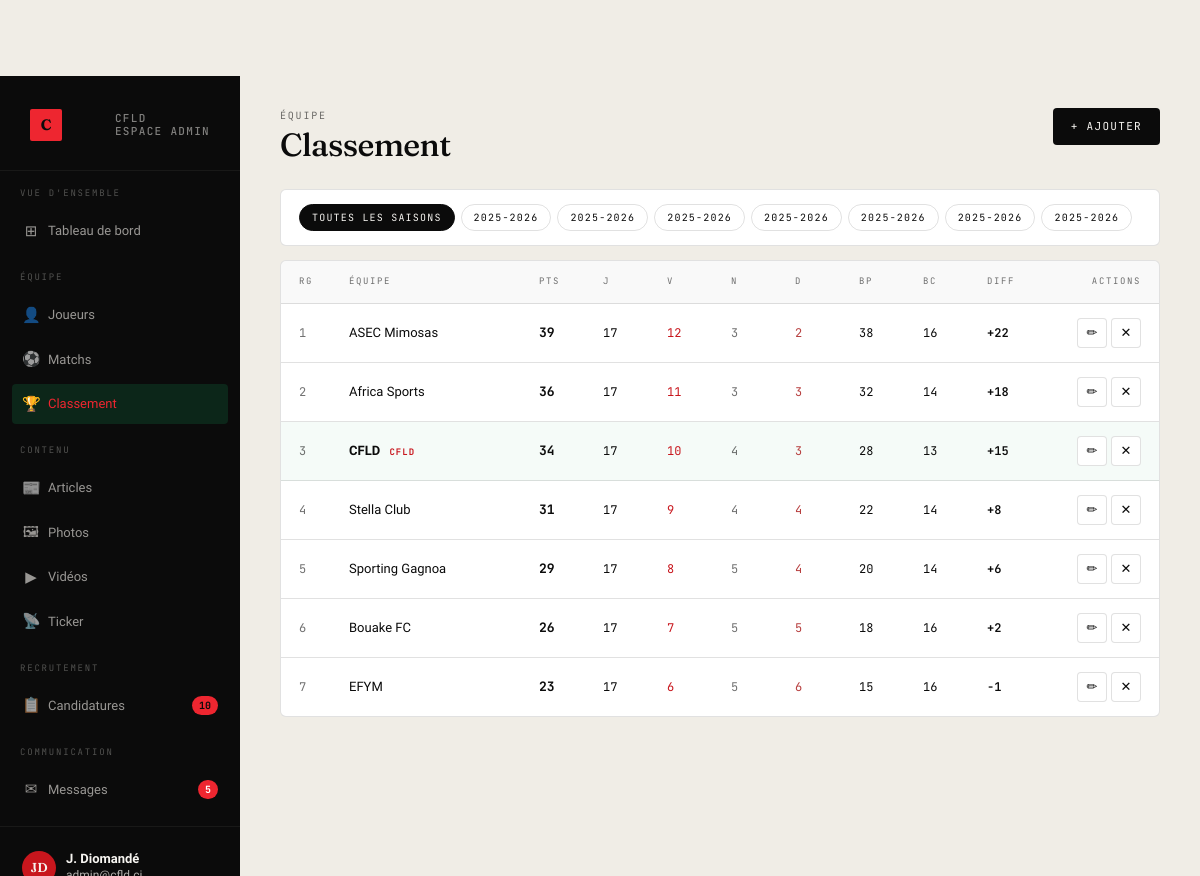
Page /admin-cfld/classement/ (signed in) on the committed database.
### matchs/models.py (models this page shows, shortened)
class Classement(models.Model):
    equipe = models.CharField(max_length=100)
    points = models.PositiveSmallIntegerField(default=0)
    matchs_joues = models.PositiveSmallIntegerField(default=0)
    victoires = models.PositiveSmallIntegerField(default=0)
    nuls = models.PositiveSmallIntegerField(default=0)
    defaites = models.PositiveSmallIntegerField(default=0)
    buts_pour = models.PositiveSmallIntegerField(default=0)
    buts_contre = models.PositiveSmallIntegerField(default=0)
    est_cfld = models.BooleanField(default=False)
    saison = models.CharField(max_length=20, default='2025-2026')
    class Meta:
        ordering = ['-points', '-buts_pour']
        verbose_name = 'Classement'
        verbose_name_plural = 'Classements'
    @property
    def difference_buts(self):
        return self.buts_pour - self.buts_contre

### recrutement/admin_views.py (the view)
# urls.py: path('classement/',                   v.admin_classement,       name='admin_classement'),
@staff_required
def admin_classement(request):
    saison = request.GET.get('saison', '')
    qs = Classement.objects.all()
    if saison:
        qs = qs.filter(saison=saison)
    saisons = Classement.objects.values_list('saison', flat=True).distinct()
    ctx = _base_ctx(request, 'classement')
    ctx.update({'classement': qs, 'saison': saison, 'saisons': saisons})
    return render(request, 'admin_cfld/classement.html', ctx)

### recrutement/admin_views.py (called while the page is built)
def staff_required(view_func):
    @wraps(view_func)
    def wrapper(request, *args, **kwargs):
        if not request.user.is_authenticated or not request.user.is_staff:
            return redirect('login')
        return view_func(request, *args, **kwargs)
    return wrapper

def _base_ctx(request, section=''):
    return {
        'pending_count': Candidature.objects.filter(statut='pending').count(),
        'unread_count':  Message.objects.filter(lu=False).count(),
        'section':       section,
    }

### templates/admin_cfld/classement.html (shortened to what this page needs)
{% extends "admin_cfld/base.html" %}
{% block content %}
<div class="page-header">
  <div>
    <span class="eyebrow">Équipe</span>
    <h1>Classement</h1>
  </div>
  <div class="hd-actions">
    <a href="{% url 'admin_classement_add' %}" style="display:inline-flex;align-items:center;gap:8px;background:var(--ink);color:var(--paper);padding:10px 18px;border-radius:4px;font-family:var(--font-mono);font-size:11px;letter-spacing:.12em;text-transform:uppercase;text-decoration:none;">
      + Ajouter
    </a>
  </div>
</div>
<div class="filter-bar">
  <div class="f-pills">
    <a href="?" class="f-pill {% if not saison %}active{% endif %}">Toutes les saisons</a>
    {% for s in saisons %}
    <a href="?saison={{ s }}" class="f-pill {% if saison == s %}active{% endif %}">{{ s }}</a>
    {% endfor %}
  </div>
</div>
<div class="t-wrap">
  <div class="t-row t-head" style="grid-template-columns:36px 1fr 50px 50px 50px 50px 50px 50px 50px 60px 80px;">
    <div>Rg</div>
    <div>Équipe</div>
    <div>Pts</div>
    <div>J</div>
    <div>V</div>
    <div>N</div>
    <div>D</div>
    <div>BP</div>
    <div>BC</div>
    <div>Diff</div>
    <div style="text-align:right;">Actions</div>
  </div>
  {% for row in classement %}
  <div class="t-row" id="row-cl{{ row.pk }}" style="grid-template-columns:36px 1fr 50px 50px 50px 50px 50px 50px 50px 60px 80px;{% if row.est_cfld %}background:rgba(20,160,90,.04);{% endif %}">
    <div style="font-family:var(--font-mono);font-size:12px;color:var(--muted);">{{ forloop.counter }}</div>
    <div style="font-weight:{% if row.est_cfld %}700{% else %}400{% endif %};">
      {{ row.equipe }}
      {% if row.est_cfld %}<span style="font-family:var(--font-mono);font-size:9px;letter-spacing:.12em;text-transform:uppercase;color:var(--green);margin-left:6px;">CFLD</span>{% endif %}
    </div>
    <div style="font-family:var(--font-mono);font-size:13px;font-weight:700;">{{ row.points }}</div>
    <div style="font-family:var(--font-mono);font-size:12px;">{{ row.matchs_joues }}</div>
    <div style="font-family:var(--font-mono);font-size:12px;color:var(--green);">{{ row.victoires }}</div>
    <div style="font-family:var(--font-mono);font-size:12px;color:var(--muted);">{{ row.nuls }}</div>
    <div style="font-family:var(--font-mono);font-size:12px;color:#b73f3f;">{{ row.defaites }}</div>
    <div style="font-family:var(--font-mono);font-size:12px;">{{ row.buts_pour }}</div>
    <div style="font-family:var(--font-mono);font-size:12px;">{{ row.buts_contre }}</div>
    <div style="font-family:var(--font-mono);font-size:12px;font-weight:600;">{% if row.difference_buts > 0 %}+{% endif %}{{ row.difference_buts }}</div>
    <div class="actions">
      <a href="{% url 'admin_classement_edit' row.pk %}" class="t-btn" title="Modifier">✏</a>
      <button class="t-btn del" title="Supprimer" onclick="confirmDelete('{% url 'admin_classement_delete' row.pk %}', document.getElementById('row-cl{{ row.pk }}'))">✕</button>
    </div>
  </div>
  {% empty %}
  <div class="empty-state">Aucune donnée de classement</div>
  {% endfor %}
</div>
{% endblock %}

### templates/admin_cfld/base.html (shortened to what this page needs)
{% load static %}
<!doctype html>
<html lang="fr">
<head>
<link rel="stylesheet" href="{% static 'style.css' %}">
</head>
<body>
<div class="admin-shell">
  <aside class="sidebar">
    <div class="sidebar-top">
      <a href="{% url 'admin_dashboard' %}" class="sidebar-brand">
        <span class="bm">C</span>
        <span class="bt">CFLD<br>Espace admin</span>
      </a>
    </div>
    <nav class="sidebar-nav">
      <div class="nav-section">Vue d'ensemble</div>
      <a href="{% url 'admin_dashboard' %}" {% if section == 'dashboard' %}class="active"{% endif %}>
        <span class="icon">⊞</span><span class="lbl">Tableau de bord</span>
      </a>
      <div class="nav-section">Équipe</div>
      <a href="{% url 'admin_joueurs' %}" {% if section == 'joueurs' %}class="active"{% endif %}>
        <span class="icon">👤</span><span class="lbl">Joueurs</span>
      </a>
      <a href="{% url 'admin_matchs' %}" {% if section == 'matchs' %}class="active"{% endif %}>
        <span class="icon">⚽</span><span class="lbl">Matchs</span>
      </a>
      <a href="{% url 'admin_classement' %}" {% if section == 'classement' %}class="active"{% endif %}>
        <span class="icon">🏆</span><span class="lbl">Classement</span>
      </a>
      <div class="nav-section">Contenu</div>
      <a href="{% url 'admin_articles' %}" {% if section == 'articles' %}class="active"{% endif %}>
        <span class="icon">📰</span><span class="lbl">Articles</span>
      </a>
      <a href="{% url 'admin_photos' %}" {% if section == 'photos' %}class="active"{% endif %}>
        <span class="icon">🖼</span><span class="lbl">Photos</span>
      </a>
      <a href="{% url 'admin_videos' %}" {% if section == 'videos' %}class="active"{% endif %}>
        <span class="icon">▶</span><span class="lbl">Vidéos</span>
      </a>
      <a href="{% url 'admin_ticker' %}" {% if section == 'ticker' %}class="active"{% endif %}>
        <span class="icon">📡</span><span class="lbl">Ticker</span>
      </a>
      <div class="nav-section">Recrutement</div>
      <a href="{% url 'admin_candidatures' %}" {% if section == 'candidatures' %}class="active"{% endif %}>
        <span class="icon">📋</span><span class="lbl">Candidatures</span>
        {% if pending_count %}<span class="badge">{{ pending_count }}</span>{% endif %}
      </a>
      <div class="nav-section">Communication</div>
      <a href="{% url 'admin_messages' %}" {% if section == 'messages' %}class="active"{% endif %}>
        <span class="icon">✉</span><span class="lbl">Messages</span>
        {% if unread_count %}<span class="badge red">{{ unread_count }}</span>{% endif %}
      </a>
    </nav>
    <div class="sidebar-footer">
      <div class="sidebar-user">
        <div class="av">{{ request.user.first_name|slice:":1"|upper }}{{ request.user.last_name|slice:":1"|upper }}</div>
        <div class="info">
          <strong>{{ request.user.get_full_name|default:request.user.username }}</strong>
        </div>
      </div>
    </div>
  </aside>
  <main class="admin-main">
    {% block content %}{% endblock %}
  </main>
</div>
</body>
</html>

### assets/style.css (style rules this page uses)
:root { --green: #c8161d; --green-deep: #8a0d12; --green-bright: #ee2630; --ink: #0b0b0b; --paper: #f7f5f1; --paper-2: #ebe7dc; --line: rgba(11,11,11,0.12); --line-strong: rgba(11,11,11,0.85); --muted: rgba(11,11,11,0.58); --font-display: "Fraunces", "Times New Roman", serif; --font-text: "Inter Tight", "Helvetica Neue", Arial, sans-serif; --font-mono: "JetBrains Mono", "Menlo", monospace; --display-tracking: -0.02em; --display-weight: 500; --display-italic: 0; }
* { box-sizing: border-box; }
html, body { margin: 0; padding: 0; overflow-x: hidden; }
body { font-family: var(--font-text); color: var(--ink); background: var(--paper); -webkit-font-smoothing: antialiased; text-rendering: optimizeLegibility; line-height: 1.5; }
a { color: inherit; text-decoration: none; }
button { font: inherit; cursor: pointer; border: 0; background: none; color: inherit; }
.display, h1, h2, h3 { font-family: var(--font-display); font-weight: var(--display-weight); letter-spacing: var(--display-tracking); font-style: var(--display-italic) ? italic : normal; line-height: 1.02; margin: 0; }
h1 { font-size: clamp(56px, 8vw, 132px); }
.eyebrow { font-family: var(--font-mono); font-size: 11px; letter-spacing: 0.18em; text-transform: uppercase; color: var(--muted); }
body { padding-top: 76px; }

### rows in the picture
Classement: equipe "ASEC Mimosas", points "39", matchs_joues "17", victoires "12", nuls "3", defaites "2", buts_pour "38", buts_contre "16", difference_buts "22"
Classement: equipe "Africa Sports", points "36", matchs_joues "17", victoires "11", nuls "3", defaites "3", buts_pour "32", buts_contre "14", difference_buts "18"
Classement: equipe "CFLD", est_cfld "CFLD", points "34", matchs_joues "17", victoires "10", nuls "4", defaites "3", buts_pour "28", buts_contre "13", difference_buts "15"
Classement: equipe "Stella Club", points "31", matchs_joues "17", victoires "9", nuls "4", defaites "4", buts_pour "22", buts_contre "14", difference_buts "8"
Classement: equipe "Sporting Gagnoa", points "29", matchs_joues "17", victoires "8", nuls "5", defaites "4", buts_pour "20", buts_contre "14", difference_buts "6"
Classement: equipe "Bouake FC", points "26", matchs_joues "17", victoires "7", nuls "5", defaites "5", buts_pour "18", buts_contre "16", difference_buts "2"
Classement: equipe "EFYM", points "23", matchs_joues "17", victoires "6", nuls "5", defaites "6", buts_pour "15", buts_contre "16", difference_buts "-1"

### other values in the picture
{{ pending_count }} "10"
{{ unread_count }} "5"
{{ request.user.first_name|slice:":1"|upper }} "J"
{{ request.user.last_name|slice:":1"|upper }} "D"
{{ request.user.get_full_name|default:request.user.username }} "J. Diomandé"
{{ s }} "2025-2026" "2025-2026" "2025-2026" "2025-2026" "2025-2026" "2025-2026" "2025-2026"
